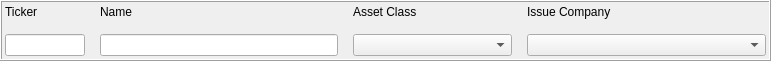
       <widget class="QFrame" name="etfMetaReqDataFrame">
        <property name="geometry">
         <rect>
          <x>10</x>
          <y>10</y>
          <width>771</width>
          <height>61</height>
         </rect>
        </property>
        <property name="styleSheet">
         <string notr="true">border-color: rgb(0, 0, 0);</string>
        </property>
        <property name="frameShape">
         <enum>QFrame::Box</enum>
        </property>
        <property name="frameShadow">
         <enum>QFrame::Raised</enum>
        </property>
        <widget class="QWidget" name="gridLayoutWidget_6">
         <property name="geometry">
          <rect>
           <x>0</x>
           <y>0</y>
           <width>771</width>
           <height>61</height>
          </rect>
         </property>
         <layout class="QGridLayout" name="etfMetaReqDateGrid" columnstretch="1,3,2,3">
          <property name="leftMargin">
           <number>5</number>
          </property>
          <property name="topMargin">
           <number>5</number>
          </property>
          <property name="rightMargin">
           <number>5</number>
          </property>
          <property name="bottomMargin">
           <number>5</number>
          </property>
          <property name="spacing">
           <number>15</number>
          </property>
          <item row="0" column="0">
           <widget class="QLabel" name="label_17">
            <property name="text">
             <string>Ticker</string>
            </property>
           </widget>
          </item>
          <item row="1" column="1">
           <widget class="QLineEdit" name="etfMetaNameField">
            <property name="text">
             <string/>
            </property>
           </widget>
          </item>
          <item row="1" column="0">
           <widget class="QLineEdit" name="etfMetaTickerField">
            <property name="text">
             <string/>
            </property>
           </widget>
          </item>
          <item row="0" column="1">
           <widget class="QLabel" name="label_23">
            <property name="text">
             <string>Name</string>
            </property>
           </widget>
          </item>
          <item row="0" column="3">
           <widget class="QLabel" name="label_16">
            <property name="text">
             <string>Issue Company</string>
            </property>
           </widget>
          </item>
          <item row="0" column="2">
           <widget class="QLabel" name="label_6">
            <property name="text">
             <string>Asset Class</string>
            </property>
           </widget>
          </item>
          <item row="1" column="2">
           <widget class="QComboBox" name="etfMetaAssetClassCombo">
            <property name="sizePolicy">
             <sizepolicy hsizetype="Expanding" vsizetype="Fixed">
              <horstretch>0</horstretch>
              <verstretch>0</verstretch>
             </sizepolicy>
            </property>
           </widget>
          </item>
          <item row="1" column="3">
           <widget class="QComboBox" name="etfMetaCompanyCombo">
            <property name="sizePolicy">
             <sizepolicy hsizetype="Expanding" vsizetype="Fixed">
              <horstretch>0</horstretch>
              <verstretch>0</verstretch>
             </sizepolicy>
            </property>
           </widget>
          </item>
         </layout>
        </widget>
       </widget>
